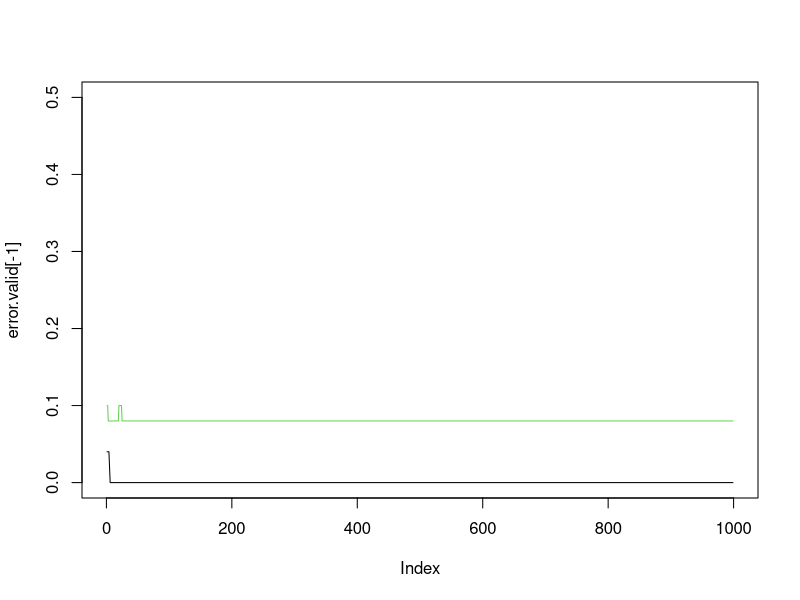
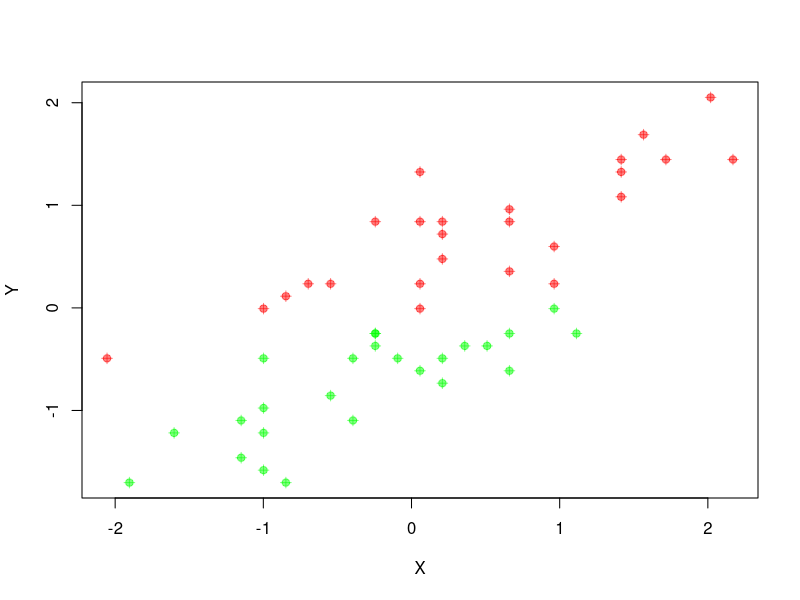
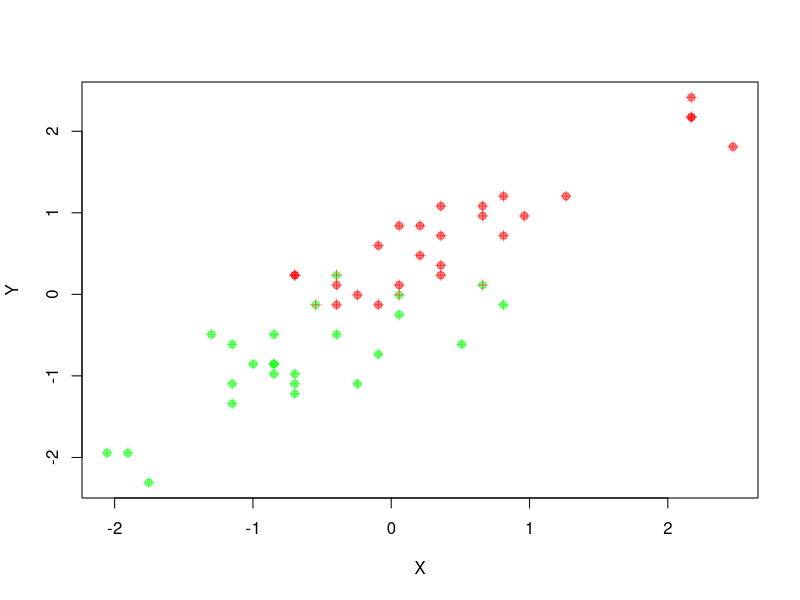

These charts were generated, in order, by the following R code:
#### Custom Neuralnet - Iris Dataset

### Setup
set.seed(12345)

## Iris dataset
data.iris = as.data.frame(iris)
idx = data.iris$Species %in% c("virginica", "versicolor")
y.iris = ifelse(data.iris[idx,]$Species=="virginica", 1, 0)
X.iris = data.iris[idx,c(1,3)] # Select only Lengths to be able to plot
n.iris = dim(X.iris)[1]
X.iris = scale(X.iris)

# Data info
n.all = n.iris
X.all = X.iris
y.all = y.iris

# Split into training and validation set
ids = sample(1:n.all, n.all/2)
train = X.all[ids,] # training
valid = X.all[-ids,] # validation
X.train = as.matrix(X.all[ids,])
X.valid = as.matrix(X.all[-ids,])
y.train = y.all[ids]
y.valid = y.all[-ids]
n.train = dim(X.train)[1]
n.valid = dim(X.valid)[1]

# init weights
w.k = as.matrix(runif(2, -0.5, 0.5), ncol=1, nrow=2)
b.k = runif(1, -0.5, 0.5)

learning.rate = 0.5
n.iterations = 1000 #number of training iterations
error.train = numeric()
error.valid = numeric()

### Functions
sigmoid = function(z){
  return(1 / (1+exp(-z)))
}

### Implementation

for(n in 1:n.iterations){
  # error train
  a.k.train = X.train %*% w.k + b.k
  y.k.train = sigmoid(a.k.train) > 0.5
  error.train[n] = mean(abs(y.k.train-y.train))
  
  # error validation
  a.k.valid = X.valid %*% w.k + b.k
  y.k.valid = sigmoid(a.k.valid) > 0.5
  error.valid[n] = mean(abs(y.k.valid-y.valid))
  
  cat("n: ", n, "| error.train: ", error.train[n], "| error.valid: ", error.valid[n], "\n")
  flush.console()
  
  for(i in 1:n.train){
    ## forward propagation
    a.k = X.train[i,] %*% w.k + b.k
    y.k = sigmoid(a.k)[1]
    
    ## backward propagation
    # calculate delta
    d.k = (y.k-y.train[i]) * y.k^2 * (1-y.k)
    
    # update weigths and biases
    b.k = b.k - learning.rate*d.k
    w.k = w.k - learning.rate*d.k*X.train[i,]
  }
}

# Plot errors
plot(error.valid[-1], type="l", col=3, ylim=c(0, 0.5))
lines(error.train[-1], type="l", col=1)

# Fit data
yfit.train = ifelse(y.k.train>0.5, 1, 0)
yfit.valid = ifelse(y.k.valid>0.5, 1, 0)

# Training set
plot(X.train[,1], X.train[,2], col=rgb(y.train,1-y.train,0,0.5), pch=19,
     xlab="X", ylab="Y")
points(X.train[,1], X.train[,2], col=rgb(yfit.train,1-yfit.train,0,0.5), pch=3)

# Validation set
plot(X.valid[,1], X.valid[,2], col=rgb(y.valid,1-y.valid,0,0.5), pch=19,
     xlab="X", ylab="Y")
points(X.valid[,1], X.valid[,2], col=rgb(yfit.valid,1-yfit.valid,0,0.5), pch=3)

